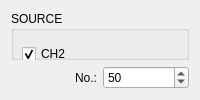
                <widget class="QWidget" name="BURS">
                 <attribute name="title">
                  <string>BURS</string>
                 </attribute>
                 <layout class="QGridLayout" name="gridLayout_13">
                  <item row="0" column="0" colspan="2">
                   <widget class="QGroupBox" name="MODULATION_BURS_SOURCE">
                    <property name="font">
                     <font>
                      <bold>false</bold>
                     </font>
                    </property>
                    <property name="title">
                     <string>SOURCE</string>
                    </property>
                    <widget class="QCheckBox" name="MODULATION_BURS_CH2">
                     <property name="geometry">
                      <rect>
                       <x>11</x>
                       <y>31</y>
                       <width>55</width>
                       <height>24</height>
                      </rect>
                     </property>
                     <property name="font">
                      <font>
                       <bold>false</bold>
                      </font>
                     </property>
                     <property name="text">
                      <string>CH2</string>
                     </property>
                     <property name="checked">
                      <bool>true</bool>
                     </property>
                     <property name="autoExclusive">
                      <bool>true</bool>
                     </property>
                    </widget>
                    <widget class="QCheckBox" name="MODULATION_BURS_EXT_AC">
                     <property name="geometry">
                      <rect>
                       <x>189</x>
                       <y>31</y>
                       <width>83</width>
                       <height>24</height>
                      </rect>
                     </property>
                     <property name="font">
                      <font>
                       <bold>false</bold>
                      </font>
                     </property>
                     <property name="text">
                      <string>Ext. (AC)</string>
                     </property>
                     <property name="autoExclusive">
                      <bool>true</bool>
                     </property>
                    </widget>
                    <widget class="QCheckBox" name="MODULATION_BURS_MANU">
                     <property name="geometry">
                      <rect>
                       <x>11</x>
                       <y>62</y>
                       <width>71</width>
                       <height>24</height>
                      </rect>
                     </property>
                     <property name="font">
                      <font>
                       <bold>false</bold>
                      </font>
                     </property>
                     <property name="text">
                      <string>MANU</string>
                     </property>
                     <property name="autoExclusive">
                      <bool>true</bool>
                     </property>
                    </widget>
                    <widget class="QCheckBox" name="MODULATION_BURS_EXT_DC">
                     <property name="geometry">
                      <rect>
                       <x>189</x>
                       <y>62</y>
                       <width>84</width>
                       <height>24</height>
                      </rect>
                     </property>
                     <property name="font">
                      <font>
                       <bold>false</bold>
                      </font>
                     </property>
                     <property name="text">
                      <string>Ext. (DC)</string>
                     </property>
                     <property name="autoExclusive">
                      <bool>true</bool>
                     </property>
                    </widget>
                   </widget>
                  </item>
                  <item row="1" column="0">
                   <widget class="QLabel" name="label_11">
                    <property name="text">
                     <string>No.:</string>
                    </property>
                    <property name="alignment">
                     <set>Qt::AlignmentFlag::AlignRight|Qt::AlignmentFlag::AlignTrailing|Qt::AlignmentFlag::AlignVCenter</set>
                    </property>
                   </widget>
                  </item>
                  <item row="1" column="1">
                   <widget class="QSpinBox" name="MODULATION_BURS_NO">
                    <property name="showGroupSeparator" stdset="0">
                     <bool>true</bool>
                    </property>
                    <property name="maximum">
                     <number>1000000</number>
                    </property>
                    <property name="value">
                     <number>50</number>
                    </property>
                   </widget>
                  </item>
                 </layout>
                </widget>
